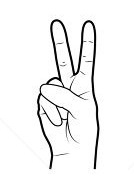
#> input picture image processing_with_OpenCV/used_guesture/2.jpg, 134 x 188 px, given in place of the camera
$ python video_control.py   (older library calls are emulated)
#> lines starting #> are read from the running program, lines starting #| are printed output that depends on the picture; after the words box and inside, x2 and y2 are one past the last pixel; in counts of white or black regions, pixels touching at a corner belong together
import pyautogui
import cv2
import numpy as np
import math
import time

cap = cv2.VideoCapture(0) # open the default camera(m)
while(cap.isOpened()): #while the default camera is opened(m)
    # read image
    ret, img = cap.read()
#> img is the input picture: shape (188, 134, 3); min 0, max 255, mean 242.6

    # get hand data from the rectangle sub window on the screen
    cv2.rectangle(img, (300,300), (100,100), (0,255,0),2)
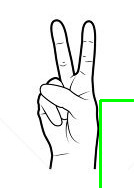
#> img: shape (188, 134, 3); 1.44% of pixels changed, all inside (x1, y1, x2, y2) = (99, 99, 134, 188)
    crop_img = img[100:300, 100:300]

    # convert to grayscale
    grey = cv2.cvtColor(crop_img, cv2.COLOR_BGR2GRAY)

    # applying gaussian blur
    value = (35, 35)
    blurred = cv2.GaussianBlur(grey, value, 0)

    # thresholding: Otsu's Binarization method
    _, thresh1 = cv2.threshold(blurred, 127, 255,
                               cv2.THRESH_BINARY_INV+cv2.THRESH_OTSU)
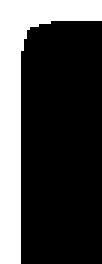
#> thresh1: shape (88, 34) (shown 3 times larger); 27.9% white; 1 white region

    # show thresholded image
    cv2.imshow('Thresholded', thresh1)

    # find contours
    image, contours, hierarchy = cv2.findContours(thresh1.copy(),cv2.RETR_TREE, cv2.CHAIN_APPROX_NONE)
#> contours = 1 contour; box (x1, y1, x2, y2) and area: (0, 0, 34, 88) 716

    # find contour with max area
    cnt = max(contours, key = lambda x: cv2.contourArea(x))
#> cnt = contour of 234 points, box (x1, y1, x2, y2) (0, 0, 34, 88), area 716

    # create bounding rectangle around the contour
    x, y, w, h = cv2.boundingRect(cnt)
#> x = 0; y = 0; w = 34; h = 88
    cv2.rectangle(crop_img, (x, y), (x+w, y+h), (0, 0, 255), 0)
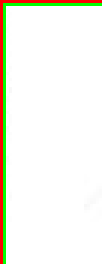
#> crop_img: shape (88, 34, 3) (shown 3 times larger); mean B, G, R 234.4, 244.6, 244.8

    # finding convex hull
    hull = cv2.convexHull(cnt)
#> hull = [[33, 0], [33, 6], [6, 87], [0, 87], [0, 0]]

    # drawing contours
    drawing = np.zeros(crop_img.shape,np.uint8)
    cv2.drawContours(drawing, [cnt], 0, (0, 255, 0), 0)
    cv2.drawContours(drawing, [hull], 0,(0, 0, 255), 0)
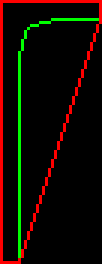
#> drawing: shape (88, 34, 3) (shown 3 times larger); mean of channels 0, 1, 2 0, 8.5, 18.2; drawn as B, G, R

    # finding convex hull
    hull = cv2.convexHull(cnt, returnPoints=False)
#> hull = [201, 195, 93, 87, 0]

    # finding convexity defects
    defects = cv2.convexityDefects(cnt, hull)
#> defects = [[93, 195, 167, 5748]]
    count_defects = 0
    cv2.drawContours(thresh1, contours, -1, (0, 255, 0), 3)
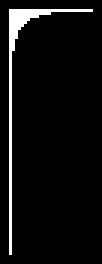
#> thresh1: shape (88, 34) (shown 3 times larger); 5.3% white; 1 white region, box (x1, y1, x2, y2) and area: (3, 3, 31, 85) 159

    # applying Cosine Rule to find angle for all defects (between fingers)
    # with angle > 90 degrees and ignore defects
    for i in range(defects.shape[0]):
        s,e,f,d = defects[i,0]

        start = tuple(cnt[s][0])
        end = tuple(cnt[e][0])
        far = tuple(cnt[f][0])

        # find length of all sides of triangle
        a = math.sqrt((end[0] - start[0])**2 + (end[1] - start[1])**2)
        b = math.sqrt((far[0] - start[0])**2 + (far[1] - start[1])**2)
        c = math.sqrt((end[0] - far[0])**2 + (end[1] - far[1])**2)

        # apply cosine rule here
        angle = math.acos((b**2 + c**2 - a**2)/(2*b*c)) * 57

        # ignore angles > 90 and highlight rest with red dots
        if angle <= 90:
            count_defects += 1
            cv2.circle(crop_img, far, 1, [0,0,255], -1)

        # draw a line from start to end i.e. the convex points (finger tips)
        cv2.line(crop_img,start, end, [255,0,0], 2)
#> this loop made 1 pass
#> (s, e, f, d, start, end, far, a) on pass 1: (93, 195, 167, 5748, (6, 87), (33, 6), (7, 13), 85.38)
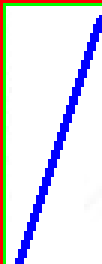
#> crop_img: shape (88, 34, 3) (shown 3 times larger); 8.19% of pixels changed, all inside (x1, y1, x2, y2) = (5, 5, 34, 88)
#> after the loop, count_defects = 0

    holdDown=0

    # define actions required
    if count_defects == 1:#two fingers
        if(holdDown==0):#if unmute
            pyautogui.keyDown('volumemute')
            holdDown==1
            cv2.putText(img,"mute", (50, 50), cv2.FONT_HERSHEY_SIMPLEX, 2, 2)
            time.sleep(1)
        else:#if mute
            pyautogui.keyUp('volumemute')
            holDown==0
            cv2.putText(img,"unmute", (50, 50), cv2.FONT_HERSHEY_SIMPLEX, 2, 2)
            time.sleep(1)
    elif count_defects == 2:#three fingers
        pyautogui.press('volumeup')#volume up
        cv2.putText(img,"volume up", (50, 50), cv2.FONT_HERSHEY_SIMPLEX, 2, 2)
    elif count_defects == 3:#four fingers
        pyautogui.press('volumedown')#volume down
        cv2.putText(img,"volume down", (50, 50), cv2.FONT_HERSHEY_SIMPLEX, 2, 2)
    elif count_defects == 4:#five fingers
        pyautogui.press('space')#play or pause
        time.sleep(1)
    else:#nothing
        pyautogui.press('nothing')

    # show appropriate images in windows
    cv2.imshow('Gesture', img)
    all_img = np.hstack((drawing, crop_img))
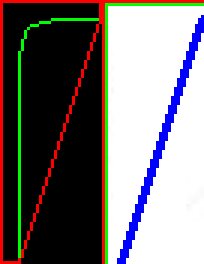
#> all_img: shape (88, 68, 3) (shown 3 times larger); mean of channels 0, 1, 2 117.2, 116.1, 121; drawn as B, G, R
    cv2.imshow('Contours', all_img)

    k = cv2.waitKey(10)
#> (key Esc is pressed here)
    if k == 27:
        break
cap.release()
cv2.destroyAllWindows()

$ run again, on image processing_with_OpenCV/used_guesture/3.jpg
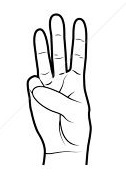
#> input picture image processing_with_OpenCV/used_guesture/3.jpg, 126 x 179 px, given in place of the camera
#> img is the input picture: shape (179, 126, 3); min 0, max 255, mean 238.6
#> img: shape (179, 126, 3); 1.38% of pixels changed, all inside (x1, y1, x2, y2) = (99, 99, 126, 179)
#> grey: shape (79, 26); values 150 (black) and 255 (white), 90% white; 1 black region, box (x1, y1, x2, y2) and area: (0, 0, 26, 79) 206
#> contours = 1 contour; box (x1, y1, x2, y2) and area: (0, 0, 26, 79) 604
#> cnt = contour of 200 points, box (x1, y1, x2, y2) (0, 0, 26, 79), area 604
#> x = 0; w = 26; h = 79
#> `hull = cv2.convexHull(cnt)`: hull = [[25, 0], [25, 6], [6, 78], [0, 78], [0, 0]]
#> `hull = cv2.convexHull(cnt, returnPoints=False)`: hull = [175, 169, 84, 78, 0]
#> defects = [[84, 169, 148, 4180]]
#> the loop `for i in range(defects.shape[0]):` made 1 pass
#> (s, e, f, d, start, end, far, a) on pass 1: (84, 169, 148, 4180, (6, 78), (25, 6), (6, 14), 74.46)
#> after the loop `for i in range(defects.shape[0]):`:
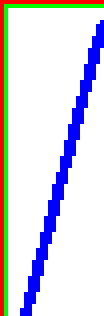
#> crop_img: shape (79, 26, 3) (shown 4 times larger); mean B, G, R 229.4, 215.6, 215.9
#> after the loop `for i in range(defects.shape[0]):`: count_defects = 0
#> `all_img = np.hstack((drawing, crop_img))`:
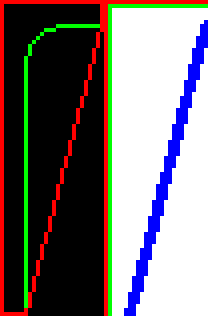
#> all_img: shape (79, 52, 3) (shown 4 times larger); mean of channels 0, 1, 2 114.7, 113, 119.6; drawn as B, G, R
